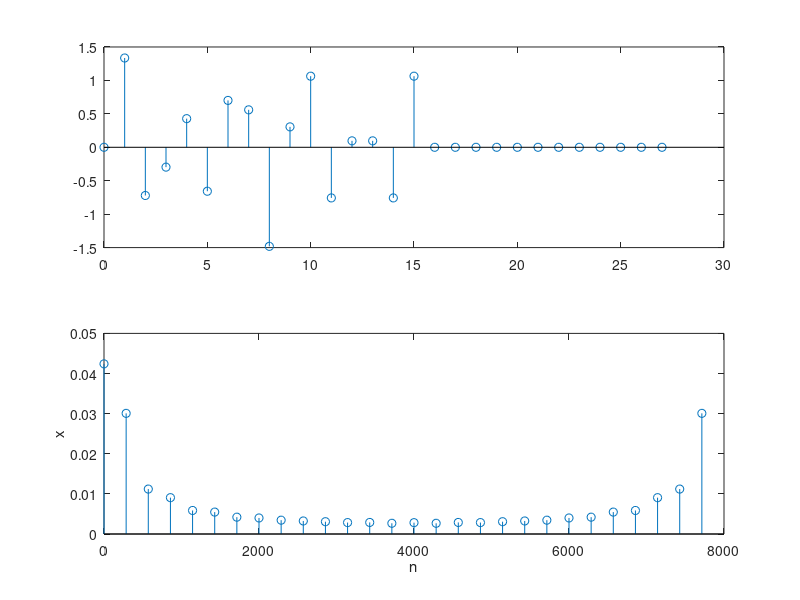

MATLAB code to generate this figure:
N=28;
fs=8000;
n=0:15;
f1=0.22;
f2=0.34;
y1=0.5*sin(2*pi*f1*n);
y2=sin(2*pi*f2*n);
x=y1+y2;
sy1=0.5*sin(2*pi*(n/fs)*f1);
sy2=sin(2*pi*(n/fs)*f2);
xs=sy1+sy2;



if N>16
    
        n=0:15;
        
        k=0:N-1;
        
        j=length(x);
        
        h=zeros(1,N-j);
        
        i = [x h];
        
        subplot(2,1,1);
        stem(k,i);
        z=fft(xs,N);
        subplot(2,1,2);
        stem(k*fs/N,abs(z));
        xlabel('n');
        ylabel('x');   
   
 else 
        k=0:N-1;
        subplot(2,1,1);
        stem(n,x);
        z=fft(xs,N);
        subplot(2,1,2);
        stem(k*fs/N,abs(z));
        xlabel('n');
        ylabel('x');
end



